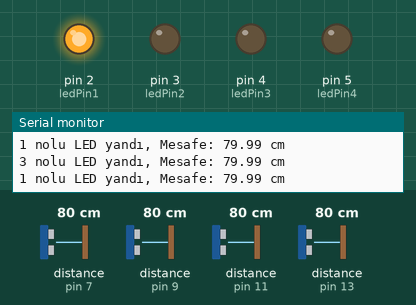
Simulated run of this sketch. Board: Arduino Uno, built with avr-gcc and run on an emulated ATmega328P. On the bench: output pins drawn as LEDs (lit = HIGH), the last lines printed to the serial monitor. Dashed ring = blinking. The test bench sets the inputs (shaded band); at power-on: distance to the obstacle (sensors on pin 7, pin 9, pin 11, pin 13) 80 cm. The echo pulse lasts 58.3 µs per cm; random numbers use the default seed unless the sketch sets one; pins used as bus, display or sensor lines are not drawn.

Above: at 11.4 s.
11.5 s: distance to the obstacle (sensor on pin 7) set to 2 cm
At 12.6 s:
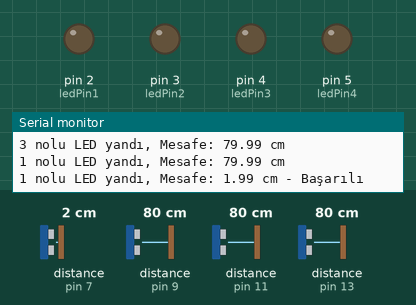
21.3 s: distance to the obstacle (sensor on pin 9) set to 2 cm
At 32.7 s:
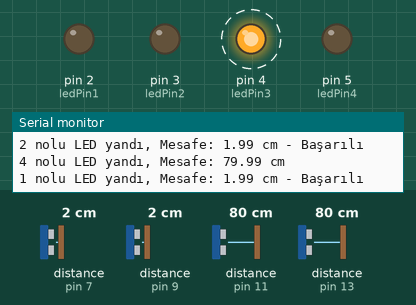
Timing chart, 0 to 42.9 s (numbered marks = the images above; inputs shaded):
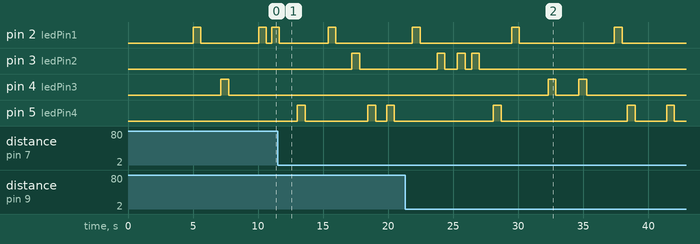

The sketch:

project.ino
```cpp
const int ledPin1 = 2;  // Pin declarations and conter variable that counts points
const int ledPin2 = 3;
const int ledPin3 = 4;
const int ledPin4 = 5;
int counter = 0;

const int trigPin1 = 6;  // Ultrasonic Sensor trigger and echo pin declarations
const int echoPin1 = 7;

const int trigPin2 = 8;
const int echoPin2 = 9;

const int trigPin3 = 10;
const int echoPin3 = 11;

const int trigPin4 = 12;
const int echoPin4 = 13;

void setup() {
  pinMode(ledPin1, OUTPUT); // Led pins set to output mode
  pinMode(ledPin2, OUTPUT);
  pinMode(ledPin3, OUTPUT);
  pinMode(ledPin4, OUTPUT);

  pinMode(trigPin1, OUTPUT);  // Setting the trig and echo pins of the Ultrasonic Sensors for output and input mode
  pinMode(echoPin1, INPUT);

  pinMode(trigPin2, OUTPUT);
  pinMode(echoPin2, INPUT);

  pinMode(trigPin3, OUTPUT);
  pinMode(echoPin3, INPUT);

  pinMode(trigPin4, OUTPUT);
  pinMode(echoPin4, INPUT);

  randomSeed(analogRead(0));  // Function to create a random number

  Serial.begin(9600); // Serial Communication starts
}

float measureDistance(int trigPin, int echoPin) { // Function to measure distance using Ultrasonic Sensors
  digitalWrite(trigPin, LOW);
  delayMicroseconds(2);
  digitalWrite(trigPin, HIGH);
  delayMicroseconds(10);
  digitalWrite(trigPin, LOW);

  float duration = pulseIn(echoPin, HIGH); // Measuring the duration of the signal from the echo pin
  float distance = (duration * 0.0343) / 2; //Measuring the distance (speed of the sound wave=0.343 m/s)

  return distance;
}

void led1() {
  digitalWrite(ledPin1, HIGH);
  delay(600);
  digitalWrite(ledPin1, LOW);
  float distance = measureDistance(trigPin1, echoPin1);
  Serial.print("1 nolu LED yandı, Mesafe: ");
  Serial.print(distance);
  if (distance < 17) {
    Serial.println(" cm - Başarılı");
    counter++;
  } else {
    Serial.println(" cm");
  }
}

void led2() {
  digitalWrite(ledPin2, HIGH);
  delay(600);
  digitalWrite(ledPin2, LOW);
  float distance = measureDistance(trigPin2, echoPin2);
  Serial.print("2 nolu LED yandı, Mesafe: ");
  Serial.print(distance);
  if (distance < 17) {
    Serial.println(" cm - Başarılı");
    counter++;
  } else {
    Serial.println(" cm");
  }
}

void led3() {
  digitalWrite(ledPin3, HIGH);
  delay(600);
  digitalWrite(ledPin3, LOW);
  float distance = measureDistance(trigPin3, echoPin3);
  Serial.print("3 nolu LED yandı, Mesafe: ");
  Serial.print(distance);
  if (distance < 17) {
    Serial.println(" cm - Başarılı");
    counter++;
  } else {
    Serial.println(" cm");
  }
}

void led4() {
  digitalWrite(ledPin4, HIGH);
  delay(600);
  digitalWrite(ledPin4, LOW);
  float distance = measureDistance(trigPin4, echoPin4);
  Serial.print("4 nolu LED yandı, Mesafe: ");
  Serial.print(distance);
  if (distance < 17) {
    Serial.println(" cm - Başarılı");
    counter++;
  } else {
    Serial.println(" cm");
  }
}

void game(){      // Function that runs the game

 for(int i = 1; i < 21; i++){
    int randomLED = random(1, 5);
   switch (randomLED) {
    case 1:
      led1();
      break;
    case 2:
      led2();
      break;
    case 3:
      led3();
      break;
    case 4:
      led4();
      break;
  }

  int led_time = random(20,50); // Setting random delay times between 0.4 - 2.5 seconds
  delay((led_time)*(led_time));
  }
}

void loop() {
  digitalWrite(A2,HIGH);  // Turning individual leds on to notify the player
  delay(1000);
  digitalWrite(A3,HIGH);
  delay(1000);
  digitalWrite(A1,HIGH);
  delay(1000);
  digitalWrite(A0,HIGH);
  delay(2000);
  digitalWrite(A3,LOW);
  digitalWrite(A2,LOW);
  digitalWrite(A1,LOW);
  digitalWrite(A0,LOW);

  game(); // Run the game
  Serial.print(counter); // Show the result/score of the player
  Serial.println("/20");

  if(counter <= 10){    // Turn on the related central led (Non-mole led) based on the player's score
  delay(2000);
  digitalWrite(A2,HIGH);  // 0-10 Red , 11-15 Yellow , 16-19 Green , 20 White
  }
  else if(counter <= 15){
  delay(2000);
  digitalWrite(A3,HIGH);
  }
  else if(counter < 20){
  delay(2000);
  digitalWrite(A1,HIGH);
  }
  else if(counter == 20){
  delay(2000);
  digitalWrite(A0,HIGH);
  }

  while(1)  // Infinite loop to wait for user action (unplugging or reset button)
  {}
}
```

Measured:
- by itself, pin 2 (ledPin1): alternates HIGH for 0.60 s and LOW for 7.2 s
